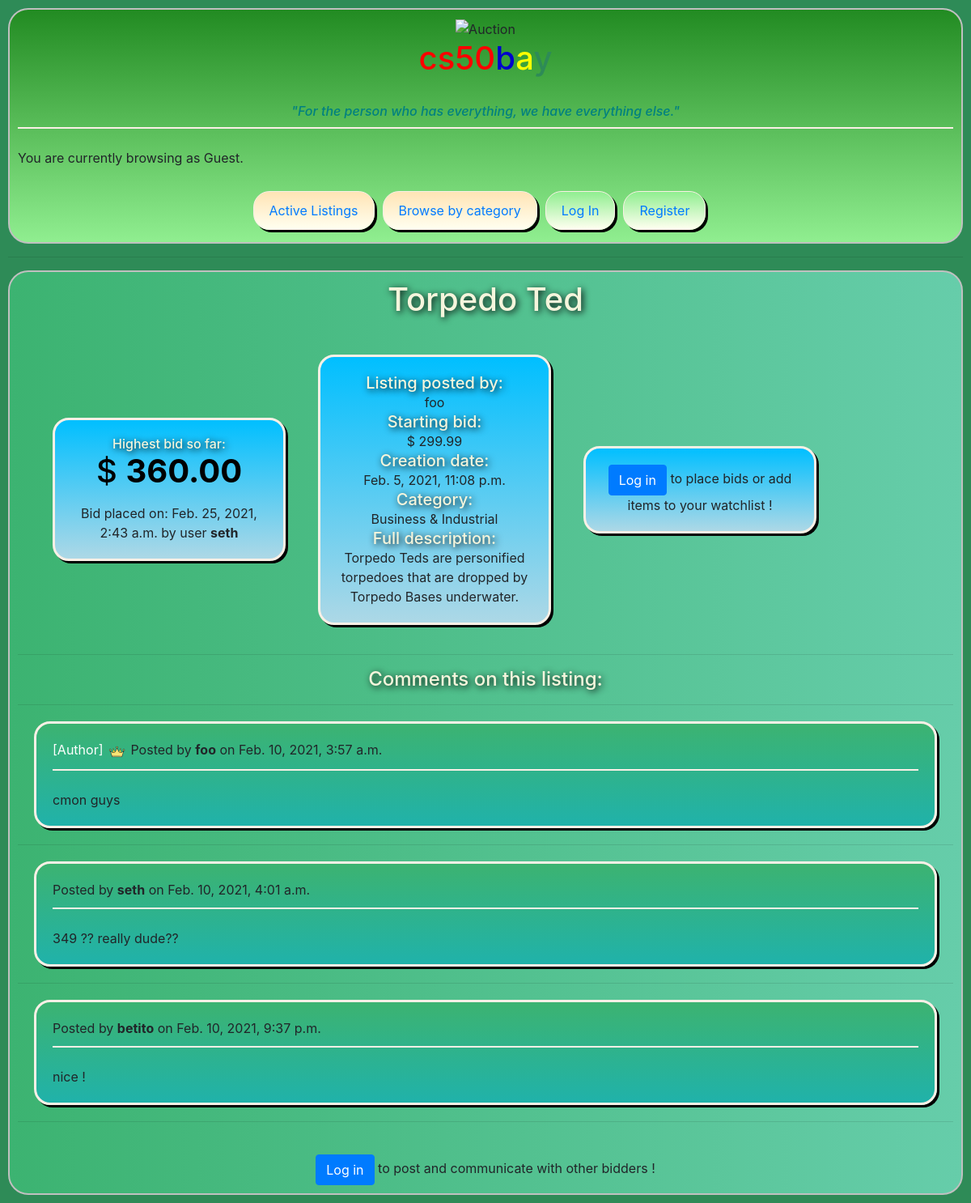
/listing/4, run on the app's committed database.
### auctions/models.py (models this page shows, shortened)
class auction_listing(models.Model):
    title = models.CharField(max_length=64)
    description = models.TextField()
    starting_bid = models.DecimalField(max_digits=17, decimal_places=2, default=0)
    creation_date = models.DateTimeField(auto_now_add=timezone.now())
    author = models.CharField(max_length=150)#150 is max length of abstract user
    img_url = models.CharField(max_length=256, blank=True, null=True, help_text="Optional")
    watchlist = models.ManyToManyField(User, blank=True, related_name="user_watchlist")
    active_status = models.BooleanField(default=True)
    categories_list = (
        ('FA', 'Fashion'),
        ('BM', 'Books, Moves & Music'),
        ('EL', 'Electronics'),
        ('CO', 'Collectibles & Art'),
        ('HG', 'Home & Garden'),
        ('SG', 'Sporting Goods'),
        ('TH', 'Toys & Hobbies'),
        ('BI', 'Business & Industrial'),
        ('HB', 'Health & Beauty'),
        ('OT', 'Others')
    )
    category = models.CharField(max_length=2, choices=categories_list, default='OT', help_text="If not specified it will be set as Others")
    class meta:
        ordering = ('-creation_date')

class bids(models.Model):
    id = models.OneToOneField(auction_listing,
        on_delete=models.CASCADE, primary_key=True, related_name="listing_bid")
    highest_bid = models.DecimalField(max_digits=17, decimal_places=2, default=0)
    highest_bid_user = models.CharField(max_length=150, blank=True, null=True)
    last_bid_date = models.DateTimeField(auto_now=timezone.now())
    class meta:
        ordering = ('last_bid_date')

class comments(models.Model):
    listing_id = models.ForeignKey(auction_listing, on_delete=models.CASCADE, related_name="listing_comments")
    post_author = models.CharField(max_length=150)
    commentary_date = models.DateTimeField(auto_now_add=timezone.now())
    comment = models.TextField(null=True)

### auctions/views.py (the view)
# urls.py: path("listing/<int:listing_id>", views.listing, name="listing"),
def listing(request, listing_id):
    listing = auction_listing.objects.get(pk = listing_id)
    current_bid = bids.objects.get(pk = listing.id)
    category = listing.get_category_display()
    comments_list = comments.objects.filter(listing_id = listing_id)
    if listing.watchlist.filter(username=request.user):
        usertocheck = True
    else:
        usertocheck = False
    return render(request, "auctions/listing.html",{
        "listing": listing,
        "current_bid": current_bid,
        "bidform": forms.bidform(),
        "usertocheck": usertocheck,
        "category": category,
        "comment": forms.commentform(),
        "comments_list": comments_list
    })

### auctions/templates/auctions/listing.html (shortened to what this page needs)
{% extends "auctions/layout.html" %}
{% block body %}
<h1 class="maintitle">{{listing.title}}</h1>
<br>
<div class="container">
    <div class="card cardstyle" style="text-align: center;">
        <div class="card-body">
            <h6 class="maintitle">Highest bid so far:</h6>
            <h1 style="color: black">$ <strong>{{current_bid.highest_bid}}</strong> </h1></p>
            Bid placed on: {{current_bid.last_bid_date}} by user <strong>{{ current_bid.highest_bid_user }}</strong>
        </div>
    </div>
    <div class="card cardstyle">
        <div class="card-body">
          <h5 class="maintitle">Listing posted by: </h5> {{listing.author}}
          <h5 class="maintitle">Starting bid: </h5> $ {{listing.starting_bid}}
          <h5 class="maintitle">Creation date: </h5> {{listing.creation_date}}
          <h5 class="maintitle">Category: </h5> {{category}}
          <h5 class="maintitle">Full description: </h5> {{listing.description}}
        </div>
    </div>
    <div class="card cardstyle">
        <div class="card-body">
            {% if user.is_authenticated %}
                {% if user.username == listing.author%}
                    {% if listing.active_status%}
                    <form action="{% url 'close_bid' listing.id %}" method="POST">
                        {% csrf_token %}
                        <input type="submit" class="btn btn-danger" value="Close this auction">
                    </form>
                    {% else%}
                    <h3 class="maintitle" style="color: orangered;">- Auction closed -</h3>
                    {% endif %}
                {% else %}
                    {% if listing.active_status%}
                        <div>
                            <a id="hide1" href="#hide1" class="hide"><button type="button" class="btn btn-success">Place your bid here !</button></a>
                            <a id="show1" href="#show1" class="show"><button type="button" class="btn btn-success">Place your bid here !</button></a>
                            <div class="details">
                                <form action="{% url 'new_bid' listing.id %}" method="POST">
                                    {% csrf_token %}
                                    {{bidform}}
                                    <input type="submit" value="Bid!">
                                </form>
                            </div>
                        </div>
                        <br>
                        <h5 class="maintitle"> or </h5>
                        <br>
                        {% if usertocheck %}
                            <form action="{% url 'remove_watchlist' listing.id %}" method="POST">
                                {% csrf_token %}
                                <input type="submit" class="btn btn-danger" value="Remove from Watchlist">
                            </form>
                        {% else %}
                            <form action="{% url 'add_watchlist' listing.id %}" method="POST">
                                {% csrf_token %}
                                <input type="submit" class="btn btn-primary" value="Add to Watchlist">
                            </form>
                        {% endif %}
                    {% else %}
                        {% if user.username == current_bid.highest_bid_user%}
                            <img src="../static/auctions/images/congrats.gif" alt="" style="height: 150px;">
                            <h3 class="maintitle" style="color: gold;">Congratulations !!</h3>
                            <br>
                            <h5 class="maintitle">You won this auction !!</h5>
                            <h6>Get in touch with user: <strong>{{listing.author}}</strong> to coordinate details.</h6>
                            <br>
                            <img src="../static/auctions/images/congrats.gif" alt="" style="height: 150px;">
                        {% else %}
                            <h3 class="maintitle" style="color:orangered;">- Auction closed -</h3>
                        {% endif %}
                    {% endif %}
                {% endif %}
            {% else %}
            <a href="{% url 'login' %}" ><button type="button" class="btn btn-primary" style="color: white;">Log in</button></a>
            to place bids or add items to your watchlist !
            {% endif %}
        </div>
    </div>
</div>
<hr>
<h4 class="maintitle">Comments on this listing:</h4>
<hr>
{% for post in comments_list %}
    <div class="commentbox">
        {% if post.post_author == listing.author %}
            <span style="color: white;">[Author]</span> <img src="../static/auctions/images/crown.png" alt="" style="height: 25px;">
        {% endif %}
        Posted by <strong>{{post.post_author}}</strong> on {{post.commentary_date}}
        <br>
        <div class="commentline"></div>
        <br>
        {{post.comment}}
    </div>
    <hr>
{% endfor %}
<br>
{% if user.is_authenticated %}
    {% if listing.active_status %}
    <div class="cardstyle" style="width: 30rem; margin:auto">
        <br>
        <h6 class="maintitle"> Add your comment here!</h6>
        <br>
        <form action="{% url 'new_comment' listing.id %}" method="POST">
            {% csrf_token %}
            {{comment}}
            <br><br>
            <div class="maintitle"><input type="submit" class="btn btn-primary mb-2" value="Post!"/></div>
        </form>
    </div>
    {% else %}
        <h5 class="maintitle">This listing is closed. Comments are disabled.</h5>
    {% endif %}
{% else %}
<div style="margin: auto; text-align: center;">
    <a href="{% url 'login' %}" ><button type="button" class="btn btn-primary" style="color: white;">Log in</button></a>
    to post and communicate with other bidders !
</div>
{% endif %}
{% endblock %}

### auctions/static/auctions/styles.css (style rules this page uses)
body { padding: 10px; background-color: #2E8B57; }
h1 { color:bisque; }
.container { display: flex; flex-wrap: wrap; align-items: center; }
.cardstyle { width: 18rem; background-image: linear-gradient(DeepSkyBlue, LightBlue); border-radius: 20px; border: 3px solid Linen; box-shadow: 3px 3px black; margin: 20px; text-align: center; }
.maintitle { text-align: center; color: beige; text-shadow: 2px 2px 8px black; margin: auto; }
.commentbox { background-image: linear-gradient(#3CB371, LightSeaGreen); border-radius: 20px; border: 3px solid Linen; box-shadow: 3px 3px black; margin: 20px; padding: 20px; }
.commentline { border-top: 2px solid linen; margin-top: 10px; width: 100%; }

### data on the page
auction_listing: title "Torpedo Ted", author "foo", starting_bid "299.99", creation_date "Feb. 5, 2021, 11:08 p.m.", description "Torpedo Teds are personified torpedoes that are dropped by Torpedo Bases underwater."
bids: highest_bid "360.00", last_bid_date "Feb. 25, 2021, 2:43 a.m.", highest_bid_user "seth"
comments: post_author "foo", commentary_date "Feb. 10, 2021, 3:57 a.m.", comment "cmon guys"
comments: post_author "seth", commentary_date "Feb. 10, 2021, 4:01 a.m.", comment "349 ?? really dude??"
comments: post_author "betito", commentary_date "Feb. 10, 2021, 9:37 p.m.", comment "nice !"

### other printed values
{{ category }} "Business & Industrial"
